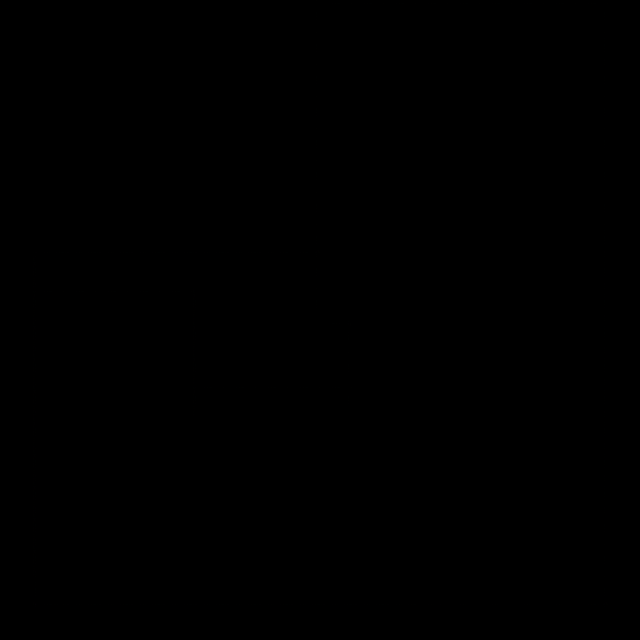

This game map was drawn from its Tiled (.tmx) file and the tilesets committed beside it. A one-line description and the trimmed map source follow:
An orthogonal 20x20 tile map with 32x32 px tiles, 4 tile layers (Base, Objects, MoreWalls, Collision).

<map version="1.0" orientation="orthogonal" width="20" height="20" tilewidth="32" tileheight="32">
 <properties>
  <property name="background-color" value="white" />
 </properties>
 <tileset firstgid="1" name="tiles" tilewidth="32" tileheight="32">
  <image source="tiles.png" trans="ffffff" width="640" height="400" />
 </tileset>
 <layer name="Base" width="20" height="20">
  <data>[400 cells, 84 non-empty, 26 distinct tile ids]</data>
 </layer>
 <layer name="Objects" width="20" height="20">
  <data>[400 cells, 34 non-empty, 9 distinct tile ids]</data>
 </layer>
 <layer name="MoreWalls" width="20" height="20">
  <data>[400 cells, 107 non-empty, 13 distinct tile ids]</data>
 </layer>
 <layer name="Collision" width="20" height="20" opacity="0.45">
  <data>[400 cells, 140 non-empty, 1 distinct tile ids]</data>
 </layer>
</map>
